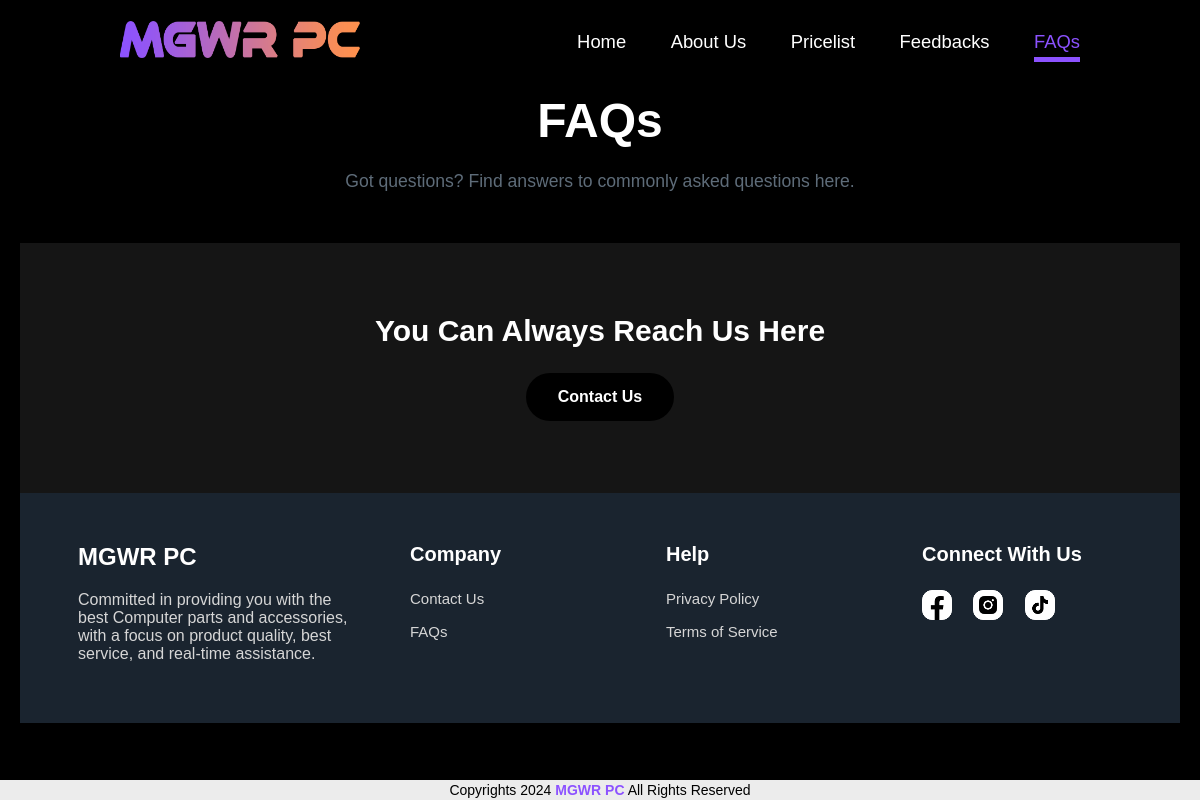
Before: /faqs.php with the older database file.
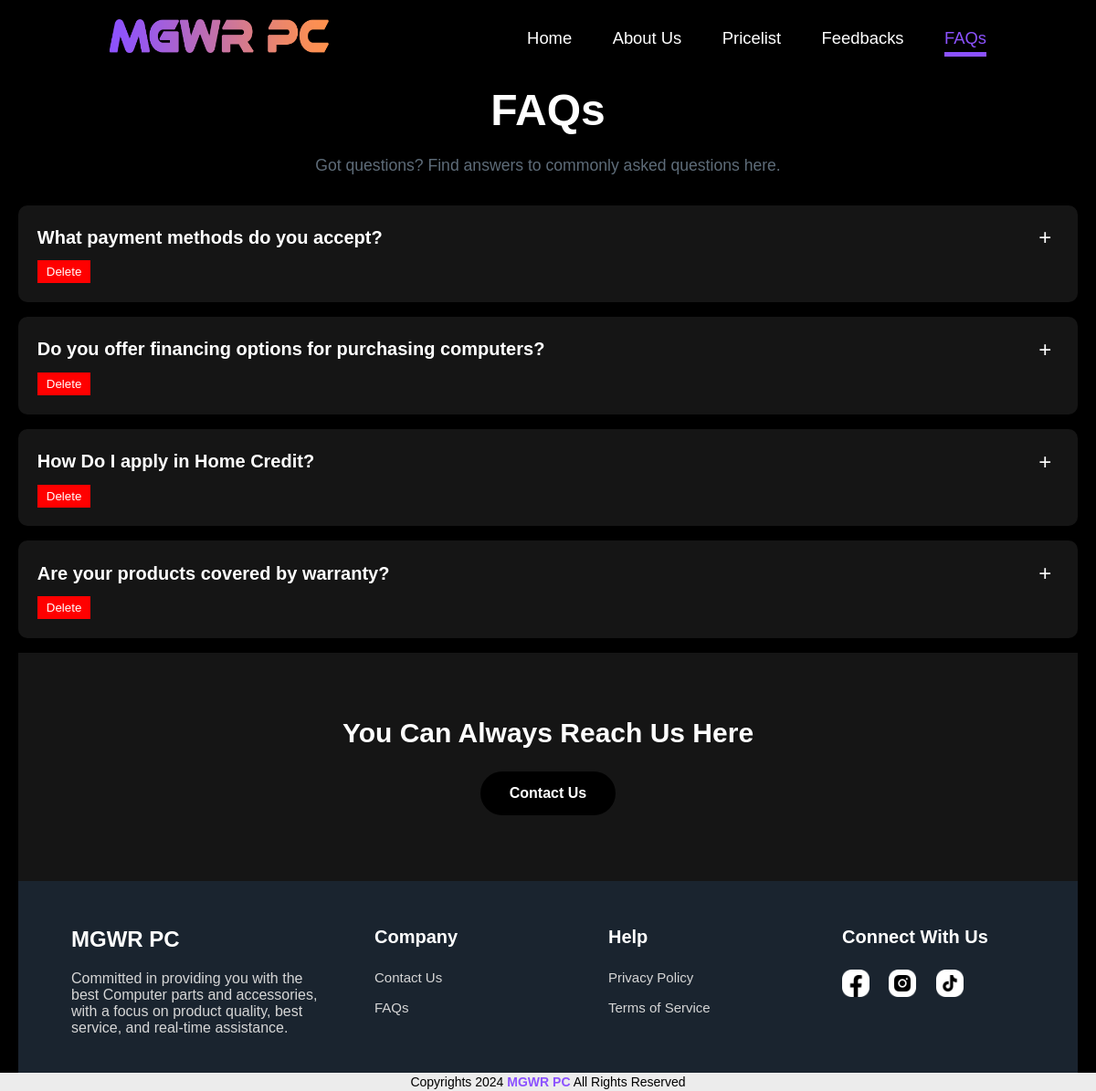
After: the same page with the newer database file.
### tables this page shows
CREATE TABLE `faqs` (
  `id` int(11) NOT NULL,
  `question` varchar(255) NOT NULL,
  `answer` varchar(1000) NOT NULL
);

### PHP/display_faqs.php (the view, shortened to what this page needs)
<?php
$servername = "localhost";
$username = "root";
$password = "";
$dbname = "mgwrpcdtb";
$conn = new mysqli($servername, $username, $password, $dbname);
$sql = "SELECT * FROM faqs";
$result = $conn->query($sql);
if ($result->num_rows > 0) {
    while($row = $result->fetch_assoc()) {
        echo "<div class='faq' data-id='" . $row["id"] . "' style='background-color: var(--black2); border-radius: 10px; margin-bottom: 1rem; padding: 1.3rem; box-shadow: .5rem 2px .5rem rgba(0, 0, 0, .1); cursor: pointer;'>";
        echo "<h3 class='faq-question' style='font-size: 20px; color: var(--white1); display: flex; justify-content: space-between; align-items: center;'>" . $row["question"] . "<button class='toggle-answer' style='background: none; border: none; color: var(--white1); font-size: 24px; width: 30px; height: 30px; display: flex; justify-content: center; align-items: center; border-radius: 50%; cursor: pointer;'>+</button></h3>";
        echo "<button class='delete-faq hidden' style='background-color: red; color: white; border: none; padding: 5px 10px; margin-top: 10px; cursor: pointer;'>Delete</button>";
        echo "</div>";
    }
} else {
    echo "No FAQs found.";
}
?>

### faqs.php (shortened to what this page needs)
<!DOCTYPE html>
<html lang="en">
<head>
    <link rel="stylesheet" href="css/admin-mainstyle.css">
    <link rel="stylesheet" href="css/faqs.css">
    <link rel="stylesheet" href="https://unpkg.com/boxicons@latest/css/boxicons.min.css">
    <link href="https://unpkg.com/ionicons@4.5.10-0/dist/css/ionicons.min.css" rel="stylesheet">
</head>
<body class="contactBg">
    <header class="header">
        <a href="home.html"><img src="Images/MGWR PC Logo.png" alt="" class="logo"></a>
        <nav class="navbar">
            <a href="home.html" style="--i:0">Home</a>
            <a href="aboutus.html" style="--i:1">About Us</a>
            <a href="pricelist.html" style="--i:2">Pricelist</a>
            <a href="feedback.html" style="--i:3">Feedbacks</a>
            <a class="active" href="faqs.html" style="--i:4">FAQs</a>
        </nav>
    </header>
    <h1 class="heading" id="question">FAQs</h1>
    <p class="sentence1">Got questions? Find answers to commonly asked questions here.</p>
        <section class="faqs">
            <div class="container">
                <div class="list" >
                    <?php
    include "php/display_faqs.php";
    ?>
    <div class="contactus">
        <p>You Can Always Reach Us Here</p>
        <a class="btn-fdbck" id="leaveFeedbackBtn" href="contact.html">Contact Us</a>
    </div>
    <footer class="footer">
        <div class="footer-content">
            <span class="logo2">MGWR PC</span>
            <p>Committed in providing you with the best Computer parts and accessories, with a focus on product quality, best service, and real-time assistance.</p>
        </div>
        <div class="footer-content">
            <h4>Company</h4>
            <ul>
                <li><a href="contact.html">Contact Us</a></li>
                <li><a href="faqs.html">FAQs</a></li>
            </ul>
        </div>
        <div class="footer-content">
            <h4>Help</h4>
            <ul>
                <li><a href="privacy.html">Privacy Policy</a></li>
                <li><a href="term.html">Terms of Service</a></li>
            </ul>
        </div>
        <div class="footer-content">
            <h4>Connect With Us</h4>
            <div class="icons2">
                <a href="https://www.facebook.com/mgwrpc"><img src="Images/fbicon.png" alt=""></a>
                <a href="https://www.instagram.com/mgwrpc?utm_source=ig_web_button_share_sheet&igsh=ZDNlZDc0MzIxNw=="><img src="Images/igicon.png" alt=""></a>
                <a href="https://www.tiktok.com/@mgwrpctrading?is_from_webapp=1&sender_device=pc"><img src="Images/tticon.png" alt=""></a>
            </div>
        </div>
    </footer>
    <div class="copyrights">
        <p>Copyrights 2024 <span>MGWR PC</span> All Rights Reserved</p>
    </div>
</body>
</html>

### css/admin-mainstyle.css (style rules this page uses)
:root { --mgwrpcMain1: #8C52FF; --mgwrpcMain2: #FF914D; --black1: #000; --black2: #151515; --black3: #303030; --gray1: #222; --gray2: #333; --gray3: #444; --white1: #ffffff; --white2: #F2EFEB; --white3: #dddddd; --paracolor: #5e6c79; }
* { margin: 0; padding: 0; text-decoration: none; list-style: none; box-sizing: border-box; font-family: 'Poppins', sans-serif; }
body { width: 100%; height: 100vh; background-color: #000 !important; }
.header { position: sticky; top: 0; left: 0; width: 100%; padding: 1.3rem 10%; display: flex; justify-content: space-between; align-items: center; z-index: 1000; }
.header::before { content: ''; position: absolute; top: 0; left: 0; width: 100%; height: 100%; background-color: rgba(0, 0, 0, 0.8); backdrop-filter: blur(10px); z-index: -1; }
.logo { width: 240px; height: auto; transition: 0.3s ease; cursor: pointer; }
.navbar a { font-size: 1.15rem; color: #fff; text-decoration: none; font-weight: 500; margin-left: 2.5rem; transition: 0.3s ease; }
.navbar .active { color: var(--mgwrpcMain1); position: relative; }
.navbar .active::after { content: ''; position: absolute; bottom: -10px; left: 0; width: 100%; height: 5px; background-color: var(--mgwrpcMain1); z-index: -1; }
footer { padding: 80px 13% 80px; }
.footer { display: grid; grid-template-columns: repeat(auto-fit, minmax(200px, auto)); gap: 3.5rem; background: #1a242f; position: relative; left: 0; right: 0; bottom: 0; }
.footer-content h4 { color: #fff; margin-bottom: 1.5rem; font-size: 20px; }
.footer-content li { margin-bottom: 16px; }
.icons2 a img { width: 30px; height: 30px; opacity: 1; transition: opacity 0.5s ease-in-out; }
.footer-content li a { display: block; color: #d6d6d6; font-size: 15px; font-weight: 400; transition: all 0.40s ease; }
.footer-content p { color: #d6d6d6; font-size: 16px; margin: 20px 0; }
.logo2 { font-size: 1.5rem; text-decoration: none; font-weight: 700; font-family: 'Ethnocentric', sans-serif; color: #ffffff; }
.icons2 a { display: inline-block; font-size: 28px; color: #d6d6d6; margin-right: 17px; transition: all 0.40s ease; }
@media (max-width: 1690px) { footer { padding: 50px 5% 40px; } }
.copyrights { text-align: center; background-color: #ececec; position: absolute; left: 0; right: 0; bottom: 0; padding: 1px 0; }
.copyrights p { font-size: 14px; padding: 1px 0 1px 0; text-align: center; }
.copyrights p span { background-color: var(--mgwrpcMain1); -webkit-background-clip: text; background-clip: text; color: transparent; font-weight: 600; }

### css/faqs.css (style rules this page uses)
:root { --mgwrpcMain1: #8C52FF; --mgwrpcMain2: #FF914D; --black1: #000; --black2: #151515; --black3: #303030; --gray1: #222; --gray2: #333; --gray3: #444; --white1: #ffffff; --white2: #F2EFEB; --white3: #dddddd; --paracolor: #5e6c79; }
.heading { padding-top: 110px; font-size: 3em; color: var(--white1); text-align: center; max-width: 700px; margin: auto auto 20px; margin-top: -100px; cursor: default; }
.sentence1 { text-align: center; color: var(--paracolor); font-size: 1.1rem; line-height: 1.5em; max-width: 700px; margin: auto auto 20px; cursor: default; }
.faqs { width: 100%; height: 1%; background-color: var(--black1); display: flex; align-items: top; justify-content: center; margin-top: 150px; margin-bottom: 225px; }
.container { width: 100%; max-width: 1600px; margin-top: -50px; padding-bottom: 5px; }
@media (max-width: 1650px) { .container { margin: -120px 20px -80px 20px; } }
.contactus { width: 100%; height: 250px; background: var(--black2); display: flex; align-items: center; flex-direction: column; justify-content: center; }
.contactus p { color: var(--white1); font-size: 30px; font-weight: bold; margin-bottom: 25px; cursor: default; }
.contactus .btn-fdbck { background-color: var(--black1); color: var(--white1); text-decoration: none; border: 2px solid transparent; font-weight: bold; padding: 13px 30px; border-radius: 30px; transition: 0.3s; }

Changed rows visible on the page:
added faqs: question "What payment methods do you accept?"
added faqs: question "Do you offer financing options for purchasing computers?"
added faqs: question "How Do I apply in Home Credit?"
added faqs: question "Are your products covered by warranty?"
